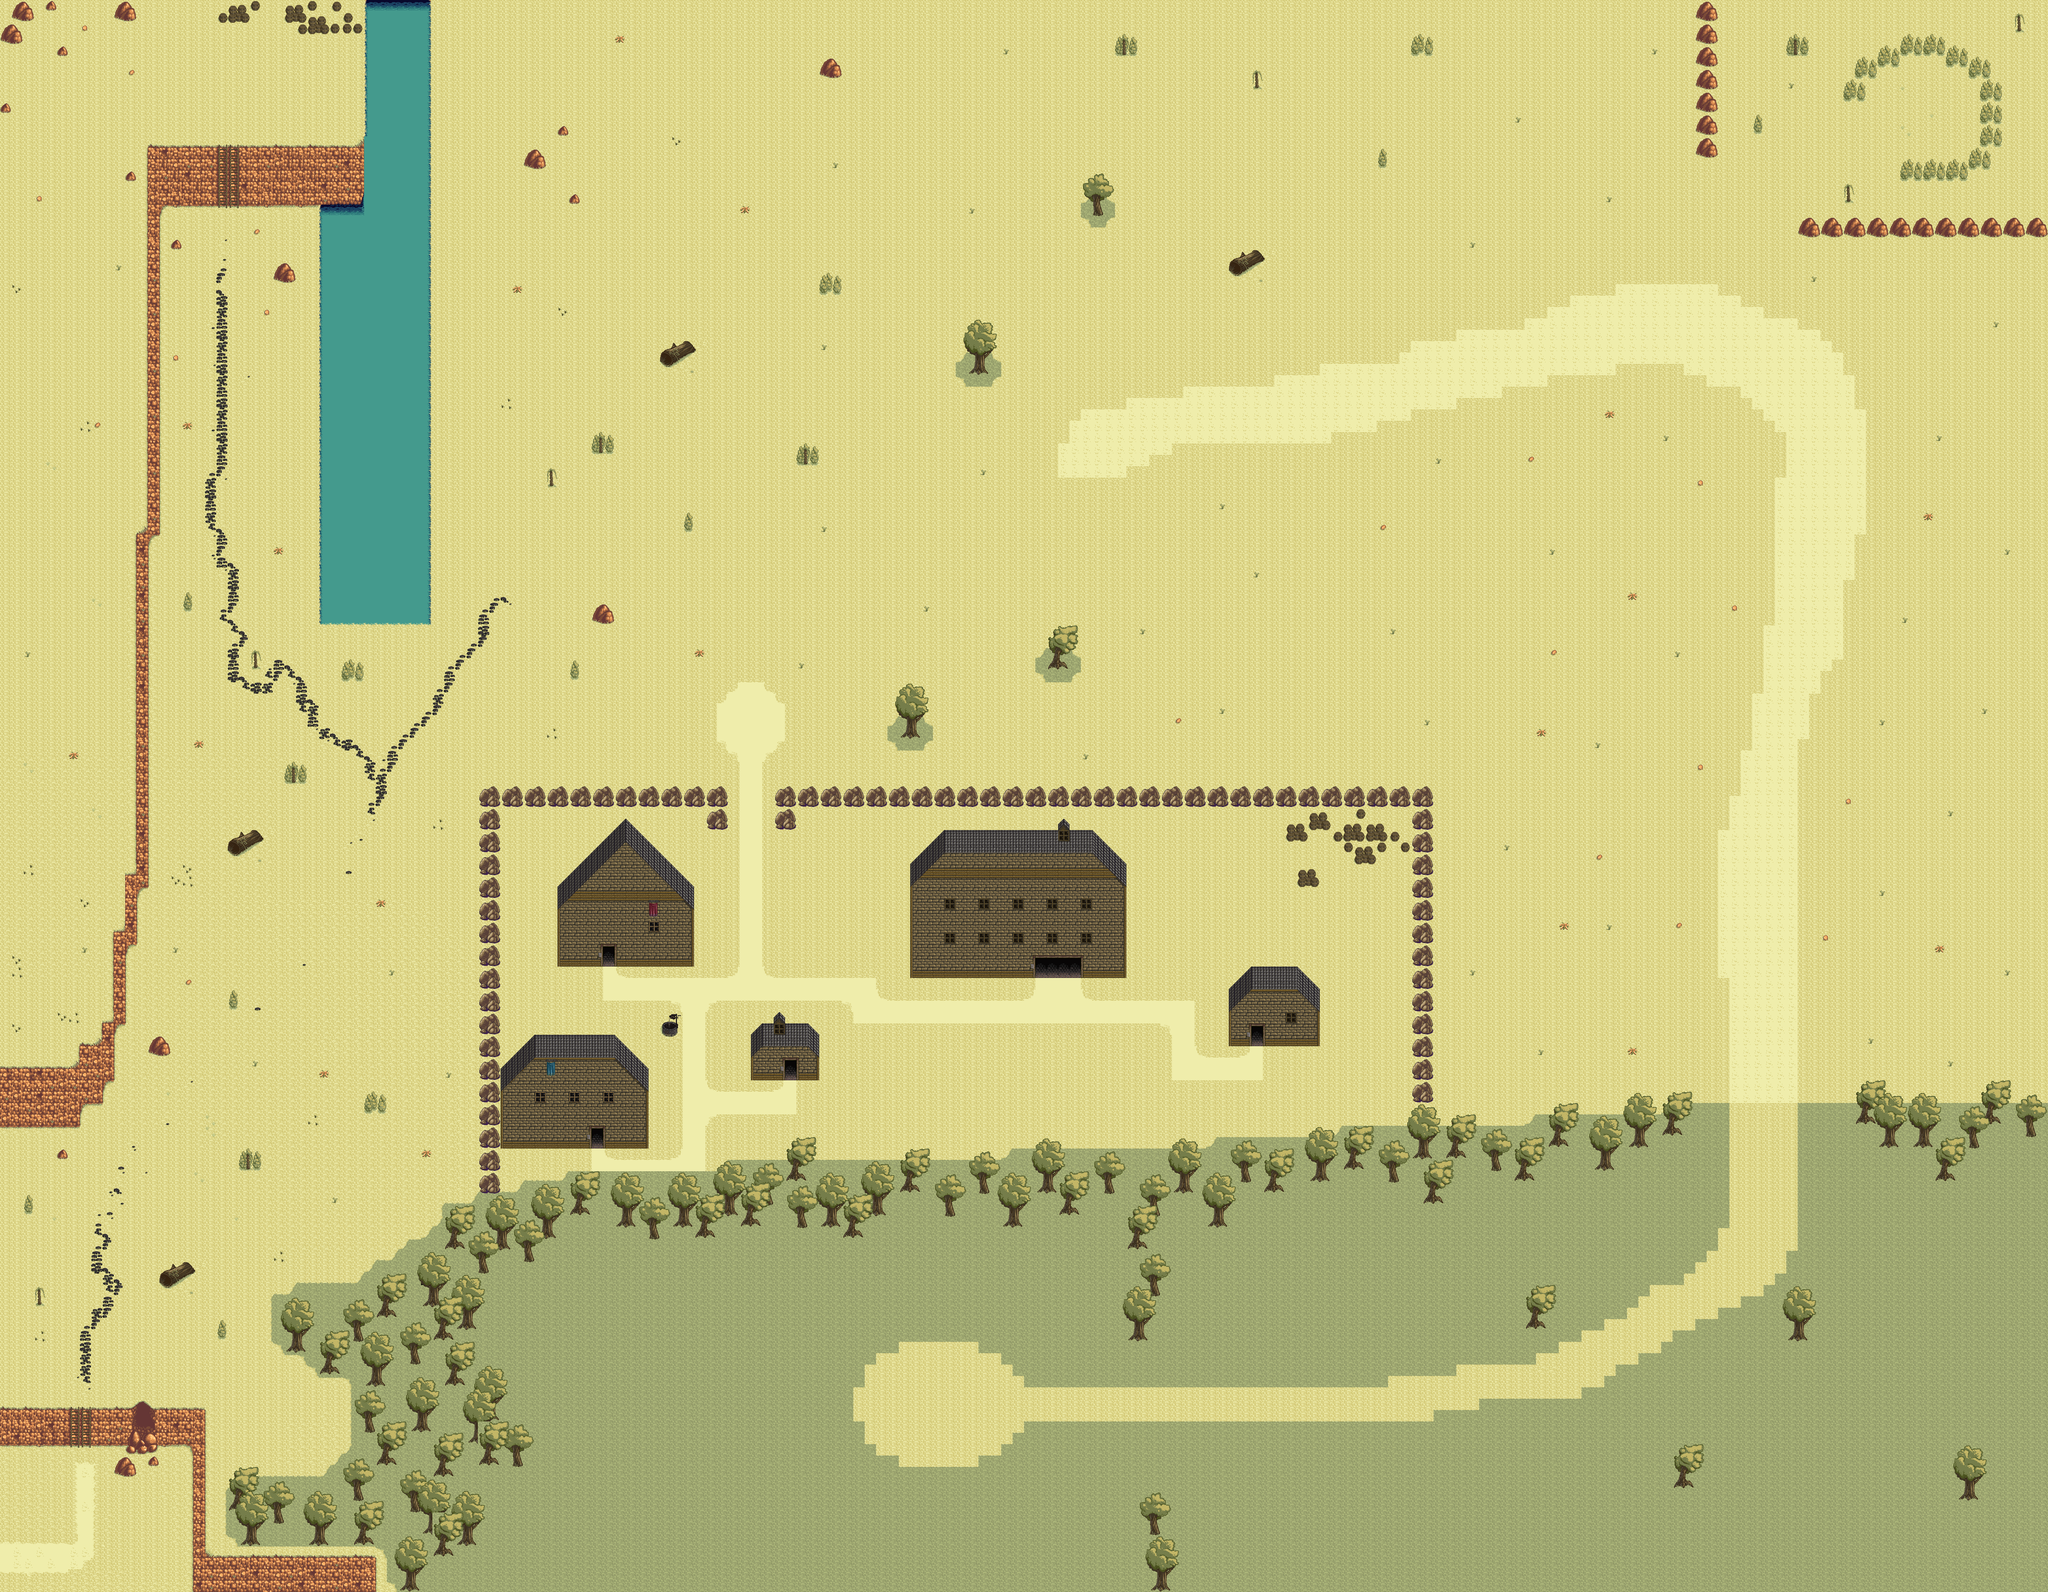

This is a level from a 2D game, rendered from its Tiled map with the project's own tilesets. A one-line summary and the map file follow, with tile-layer data summarised:
An orthogonal 180x140 tile map with 32x32 px tiles, 4 tile layers (Boden, Boden2, Objekte, Objekte2), 2 tilesets.

<map version="1.0" orientation="orthogonal" renderorder="right-down" width="180" height="140" tilewidth="32" tileheight="32" nextobjectid="1">
 <tileset firstgid="1" name="hyptosis_tile-art-batch-1" tilewidth="32" tileheight="32" tilecount="900" columns="30">
  <image source="hyptosis_tile-art-batch-1.png" width="960" height="960" />
  <tile id="116">
   <properties>
    <property name="blocked" value="" />
   </properties>
  </tile>
  <tile id="146">
   <properties>
    <property name="blocked" value="" />
   </properties>
  </tile>
  <tile id="147">
   <properties>
    <property name="blocked" value="" />
   </properties>
  </tile>
  <tile id="176">
   <properties>
    <property name="blocked" value="" />
   </properties>
  </tile>
  <tile id="177">
   <properties>
    <property name="blocked" value="" />
   </properties>
  </tile>
  <tile id="202">
   <properties>
    <property name="blocked" value="" />
   </properties>
  </tile>
  <tile id="203">
   <properties>
    <property name="blocked" value="" />
   </properties>
  </tile>
  <tile id="204">
   <properties>
    <property name="blocked" value="" />
   </properties>
  </tile>
  <tile id="205">
   <properties>
    <property name="blocked" value="" />
   </properties>
  </tile>
  <tile id="206">
   <properties>
    <property name="blocked" value="" />
   </properties>
  </tile>
  <tile id="207">
   <properties>
    <property name="blocked" value="" />
   </properties>
  </tile>
  <tile id="232">
   <properties>
    <property name="blocked" value="" />
   </properties>
  </tile>
  <tile id="233">
   <properties>
    <property name="blocked" value="" />
   </properties>
  </tile>
  <tile id="234">
   <properties>
    <property name="blocked" value="" />
   </properties>
  </tile>
  <tile id="235">
   <properties>
    <property name="blocked" value="" />
   </properties>
  </tile>
  <tile id="236">
   <properties>
    <property name="blocked" value="" />
   </properties>
  </tile>
  <tile id="295">
   <properties>
    <property name="blocked" value="" />
   </properties>
  </tile>
  <tile id="325">
   <properties>
    <property name="blocked" value="" />
   </properties>
  </tile>
  <tile id="474">
   <properties>
    <property name="blocked" value="" />
   </properties>
  </tile>
  <tile id="475">
   <properties>
    <property name="blocked" value="" />
   </properties>
  </tile>
  <tile id="476">
   <properties>
    <property name="blocked" value="" />
   </properties>
  </tile>
  <tile id="477">
   <properties>
    <property name="blocked" value="" />
   </properties>
  </tile>
  <tile id="504">
   <properties>
    <property name="blocked" value="" />
   </properties>
  </tile>
  <tile id="505">
   <properties>
    <property name="blocked" value="" />
   </properties>
  </tile>
  <tile id="506">
   <properties>
    <property name="blocked" value="" />
   </properties>
  </tile>
  <tile id="507">
   <properties>
    <property name="blocked" value="" />
   </properties>
  </tile>
  <tile id="531">
   <properties>
    <property name="blocked" value="" />
   </properties>
  </tile>
  <tile id="532">
   <properties>
    <property name="blocked" value="" />
   </properties>
  </tile>
  <tile id="533">
   <properties>
    <property name="blocked" value="" />
   </properties>
  </tile>
  <tile id="534">
   <properties>
    <property name="blocked" value="" />
   </properties>
  </tile>
  <tile id="535">
   <properties>
    <property name="blocked" value="" />
   </properties>
  </tile>
  <tile id="536">
   <properties>
    <property name="blocked" value="" />
   </properties>
  </tile>
  <tile id="537">
   <properties>
    <property name="blocked" value="" />
   </properties>
  </tile>
  <tile id="561">
   <properties>
    <property name="blocked" value="" />
   </properties>
  </tile>
  <tile id="562">
   <properties>
    <property name="blocked" value="" />
   </properties>
  </tile>
  <tile id="563">
   <properties>
    <property name="blocked" value="" />
   </properties>
  </tile>
  <tile id="564">
   <properties>
    <property name="blocked" value="" />
   </properties>
  </tile>
  <tile id="565">
   <properties>
    <property name="blocked" value="" />
   </properties>
  </tile>
  <tile id="566">
   <properties>
    <property name="blocked" value="" />
   </properties>
  </tile>
  <tile id="567">
   <properties>
    <property name="blocked" value="" />
   </properties>
  </tile>
  <tile id="593">
   <properties>
    <property name="blocked" value="" />
   </properties>
  </tile>
  <tile id="594">
   <properties>
    <property name="blocked" value="" />
   </properties>
  </tile>
  <tile id="595">
   <properties>
    <property name="blocked" value="" />
   </properties>
  </tile>
  <tile id="596">
   <properties>
    <property name="blocked" value="" />
   </properties>
  </tile>
  <tile id="597">
   <properties>
    <property name="blocked" value="" />
   </properties>
  </tile>
  <tile id="623">
   <properties>
    <property name="blocked" value="" />
   </properties>
  </tile>
  <tile id="624">
   <properties>
    <property name="blocked" value="" />
   </properties>
  </tile>
  <tile id="625">
   <properties>
    <property name="blocked" value="" />
   </properties>
  </tile>
  <tile id="626">
   <properties>
    <property name="blocked" value="" />
   </properties>
  </tile>
  <tile id="627">
   <properties>
    <property name="blocked" value="" />
   </properties>
  </tile>
  <tile id="654">
   <properties>
    <property name="blocked" value="" />
   </properties>
  </tile>
  <tile id="655">
   <properties>
    <property name="blocked" value="" />
   </properties>
  </tile>
  <tile id="656">
   <properties>
    <property name="blocked" value="" />
   </properties>
  </tile>
  <tile id="684">
   <properties>
    <property name="blocked" value="" />
   </properties>
  </tile>
  <tile id="740">
   <properties>
    <property name="blocked" value="" />
   </properties>
  </tile>
  <tile id="741">
   <properties>
    <property name="blocked" value="" />
   </properties>
  </tile>
  <tile id="770">
   <properties>
    <property name="blocked" value="" />
   </properties>
  </tile>
  <tile id="771">
   <properties>
    <property name="blocked" value="" />
   </properties>
  </tile>
  <tile id="800">
   <properties>
    <property name="blocked" value="" />
   </properties>
  </tile>
  <tile id="801">
   <properties>
    <property name="blocked" value="" />
   </properties>
  </tile>
  <tile id="802">
   <properties>
    <property name="blocked" value="" />
   </properties>
  </tile>
  <tile id="830">
   <properties>
    <property name="blocked" value="" />
   </properties>
  </tile>
  <tile id="831">
   <properties>
    <property name="blocked" value="" />
   </properties>
  </tile>
  <tile id="832">
   <properties>
    <property name="blocked" value="" />
   </properties>
  </tile>
  <tile id="833">
   <properties>
    <property name="blocked" value="" />
   </properties>
  </tile>
  <tile id="834">
   <properties>
    <property name="blocked" value="" />
   </properties>
  </tile>
  <tile id="835">
   <properties>
    <property name="blocked" value="" />
   </properties>
  </tile>
  <tile id="860">
   <properties>
    <property name="blocked" value="" />
   </properties>
  </tile>
  <tile id="861">
   <properties>
    <property name="blocked" value="" />
   </properties>
  </tile>
  <tile id="862">
   <properties>
    <property name="blocked" value="" />
   </properties>
  </tile>
  <tile id="863">
   <properties>
    <property name="blocked" value="" />
   </properties>
  </tile>
  <tile id="864">
   <properties>
    <property name="blocked" value="" />
   </properties>
  </tile>
  <tile id="865">
   <properties>
    <property name="blocked" value="" />
   </properties>
  </tile>
  <tile id="866">
   <properties>
    <property name="blocked" value="" />
   </properties>
  </tile>
  <tile id="867">
   <properties>
    <property name="blocked" value="" />
   </properties>
  </tile>
  <tile id="890">
   <properties>
    <property name="blocked" value="" />
   </properties>
  </tile>
  <tile id="891">
   <properties>
    <property name="blocked" value="" />
   </properties>
  </tile>
  <tile id="893">
   <properties>
    <property name="blocked" value="" />
   </properties>
  </tile>
  <tile id="894">
   <properties>
    <property name="blocked" value="" />
   </properties>
  </tile>
  <tile id="895">
   <properties>
    <property name="blocked" value="" />
   </properties>
  </tile>
  <tile id="896">
   <properties>
    <property name="blocked" value="" />
   </properties>
  </tile>
  <tile id="897">
   <properties>
    <property name="blocked" value="" />
   </properties>
  </tile>
 </tileset>
 <tileset firstgid="901" name="hyptosis_til-art-batch-2" tilewidth="32" tileheight="32" tilecount="900" columns="30">
  <image source="hyptosis_til-art-batch-2.png" width="960" height="960" />
  <tile id="21">
   <properties>
    <property name="blocked" value="" />
   </properties>
  </tile>
  <tile id="22">
   <properties>
    <property name="blocked" value="" />
   </properties>
  </tile>
  <tile id="23">
   <properties>
    <property name="blocked" value="" />
   </properties>
  </tile>
  <tile id="24">
   <properties>
    <property name="blocked" value="" />
   </properties>
  </tile>
  <tile id="50">
   <properties>
    <property name="blocked" value="" />
   </properties>
  </tile>
  <tile id="51">
   <properties>
    <property name="blocked" value="" />
   </properties>
  </tile>
  <tile id="52">
   <properties>
    <property name="blocked" value="" />
   </properties>
  </tile>
  <tile id="53">
   <properties>
    <property name="blocked" value="" />
   </properties>
  </tile>
  <tile id="55">
   <properties>
    <property name="blocked" value="" />
   </properties>
  </tile>
  <tile id="56">
   <properties>
    <property name="blocked" value="" />
   </properties>
  </tile>
  <tile id="57">
   <properties>
    <property name="blocked" value="" />
   </properties>
  </tile>
  <tile id="80">
   <properties>
    <property name="blocked" value="" />
   </properties>
  </tile>
  <tile id="81">
   <properties>
    <property name="blocked" value="" />
   </properties>
  </tile>
  <tile id="82">
   <properties>
    <property name="blocked" value="" />
   </properties>
  </tile>
  <tile id="83">
   <properties>
    <property name="blocked" value="" />
   </properties>
  </tile>
  <tile id="84">
   <properties>
    <property name="blocked" value="" />
   </properties>
  </tile>
  <tile id="85">
   <properties>
    <property name="blocked" value="" />
   </properties>
  </tile>
  <tile id="111">
   <properties>
    <property name="blocked" value="" />
   </properties>
  </tile>
  <tile id="112">
   <properties>
    <property name="blocked" value="" />
   </properties>
  </tile>
  <tile id="114">
   <properties>
    <property name="blocked" value="" />
   </properties>
  </tile>
  <tile id="115">
   <properties>
    <property name="blocked" value="" />
   </properties>
  </tile>
  <tile id="141">
   <properties>
    <property name="blocked" value="" />
   </properties>
  </tile>
  <tile id="142">
   <properties>
    <property name="blocked" value="" />
   </properties>
  </tile>
  <tile id="170">
   <properties>
    <property name="blocked" value="" />
   </properties>
  </tile>
  <tile id="171">
   <properties>
    <property name="blocked" value="" />
   </properties>
  </tile>
  <tile id="200">
   <properties>
    <property name="blocked" value="" />
   </properties>
  </tile>
  <tile id="201">
   <properties>
    <property name="blocked" value="" />
   </properties>
  </tile>
  <tile id="202">
   <properties>
    <property name="blocked" value="" />
   </properties>
  </tile>
  <tile id="230">
   <properties>
    <property name="blocked" value="" />
   </properties>
  </tile>
  <tile id="231">
   <properties>
    <property name="blocked" value="" />
   </properties>
  </tile>
  <tile id="232">
   <properties>
    <property name="blocked" value="" />
   </properties>
  </tile>
  <tile id="234">
   <properties>
    <property name="blocked" value="" />
   </properties>
  </tile>
  <tile id="235">
   <properties>
    <property name="blocked" value="" />
   </properties>
  </tile>
  <tile id="236">
   <properties>
    <property name="blocked" value="" />
   </properties>
  </tile>
  <tile id="260">
   <properties>
    <property name="blocked" value="" />
   </properties>
  </tile>
  <tile id="261">
   <properties>
    <property name="blocked" value="" />
   </properties>
  </tile>
  <tile id="263">
   <properties>
    <property name="blocked" value="" />
   </properties>
  </tile>
  <tile id="264">
   <properties>
    <property name="blocked" value="" />
   </properties>
  </tile>
  <tile id="265">
   <properties>
    <property name="blocked" value="" />
   </properties>
  </tile>
  <tile id="267">
   <properties>
    <property name="blocked" value="" />
   </properties>
  </tile>
  <tile id="293">
   <properties>
    <property name="blocked" value="" />
   </properties>
  </tile>
  <tile id="297">
   <properties>
    <property name="blocked" value="" />
   </properties>
  </tile>
  <tile id="312">
   <properties>
    <property name="blocked" value="" />
   </properties>
  </tile>
  <tile id="324">
   <properties>
    <property name="blocked" value="" />
   </properties>
  </tile>
  <tile id="325">
   <properties>
    <property name="blocked" value="" />
   </properties>
  </tile>
  <tile id="326">
   <properties>
    <property name="blocked" value="" />
   </properties>
  </tile>
  <tile id="327">
   <properties>
    <property name="blocked" value="" />
   </properties>
  </tile>
  <tile id="336">
   <properties>
    <property name="blocked" value="" />
   </properties>
  </tile>
  <tile id="337">
   <properties>
    <property name="blocked" value="" />
   </properties>
  </tile>
  <tile id="354">
   <properties>
    <property name="blocked" value="" />
   </properties>
  </tile>
  <tile id="355">
   <properties>
    <property name="blocked" value="" />
   </properties>
  </tile>
  <tile id="356">
   <properties>
    <property name="blocked" value="" />
   </properties>
  </tile>
  <tile id="357">
   <properties>
    <property name="blocked" value="" />
   </properties>
  </tile>
  <tile id="366">
   <properties>
    <property name="blocked" value="" />
   </properties>
  </tile>
  <tile id="367">
   <properties>
    <property name="blocked" value="" />
   </properties>
  </tile>
  <tile id="383">
   <properties>
    <property name="blocked" value="" />
   </properties>
  </tile>
  <tile id="384">
   <properties>
    <property name="blocked" value="" />
   </properties>
  </tile>
  <tile id="386">
   <properties>
    <property name="blocked" value="" />
   </properties>
  </tile>
  <tile id="413">
   <properties>
    <property name="blocked" value="" />
   </properties>
  </tile>
  <tile id="414">
   <properties>
    <property name="blocked" value="" />
   </properties>
  </tile>
  <tile id="415">
   <properties>
    <property name="blocked" value="" />
   </properties>
  </tile>
  <tile id="416">
   <properties>
    <property name="blocked" value="" />
   </properties>
  </tile>
  <tile id="417">
   <properties>
    <property name="blocked" value="" />
   </properties>
  </tile>
  <tile id="441">
   <properties>
    <property name="blocked" value="" />
   </properties>
  </tile>
  <tile id="442">
   <properties>
    <property name="blocked" value="" />
   </properties>
  </tile>
  <tile id="443">
   <properties>
    <property name="blocked" value="" />
   </properties>
  </tile>
  <tile id="444">
   <properties>
    <property name="blocked" value="" />
   </properties>
  </tile>
  <tile id="445">
   <properties>
    <property name="blocked" value="" />
   </properties>
  </tile>
  <tile id="446">
   <properties>
    <property name="blocked" value="" />
   </properties>
  </tile>
  <tile id="447">
   <properties>
    <property name="blocked" value="" />
   </properties>
  </tile>
  <tile id="471">
   <properties>
    <property name="blocked" value="" />
   </properties>
  </tile>
  <tile id="472">
   <properties>
    <property name="blocked" value="" />
   </properties>
  </tile>
  <tile id="473">
   <properties>
    <property name="blocked" value="" />
   </properties>
  </tile>
  <tile id="474">
   <properties>
    <property name="blocked" value="" />
   </properties>
  </tile>
  <tile id="475">
   <properties>
    <property name="blocked" value="" />
   </properties>
  </tile>
  <tile id="476">
   <properties>
    <property name="blocked" value="" />
   </properties>
  </tile>
  <tile id="477">
   <properties>
    <property name="blocked" value="" />
   </properties>
  </tile>
  <tile id="504">
   <properties>
    <property name="blocked" value="" />
   </properties>
  </tile>
  <tile id="505">
   <properties>
    <property name="blocked" value="" />
   </properties>
  </tile>
  <tile id="506">
   <properties>
    <property name="blocked" value="" />
   </properties>
  </tile>
  <tile id="507">
   <properties>
    <property name="blocked" value="" />
   </properties>
  </tile>
 </tileset>
 <layer name="Boden" width="180" height="140">
  <properties>
   <property name="blocked" value="" />
  </properties>
  <data>[25200 cells, 25188 non-empty, 98 distinct tile ids]</data>
 </layer>
 <layer name="Boden2" width="180" height="140">
  <data>[25200 cells, 1 non-empty, 1 distinct tile ids]</data>
 </layer>
 <layer name="Objekte" width="180" height="140">
  <data>[25200 cells, 2667 non-empty, 110 distinct tile ids]</data>
 </layer>
 <layer name="Objekte2" width="180" height="140">
  <data>[25200 cells, 419 non-empty, 59 distinct tile ids]</data>
 </layer>
</map>
